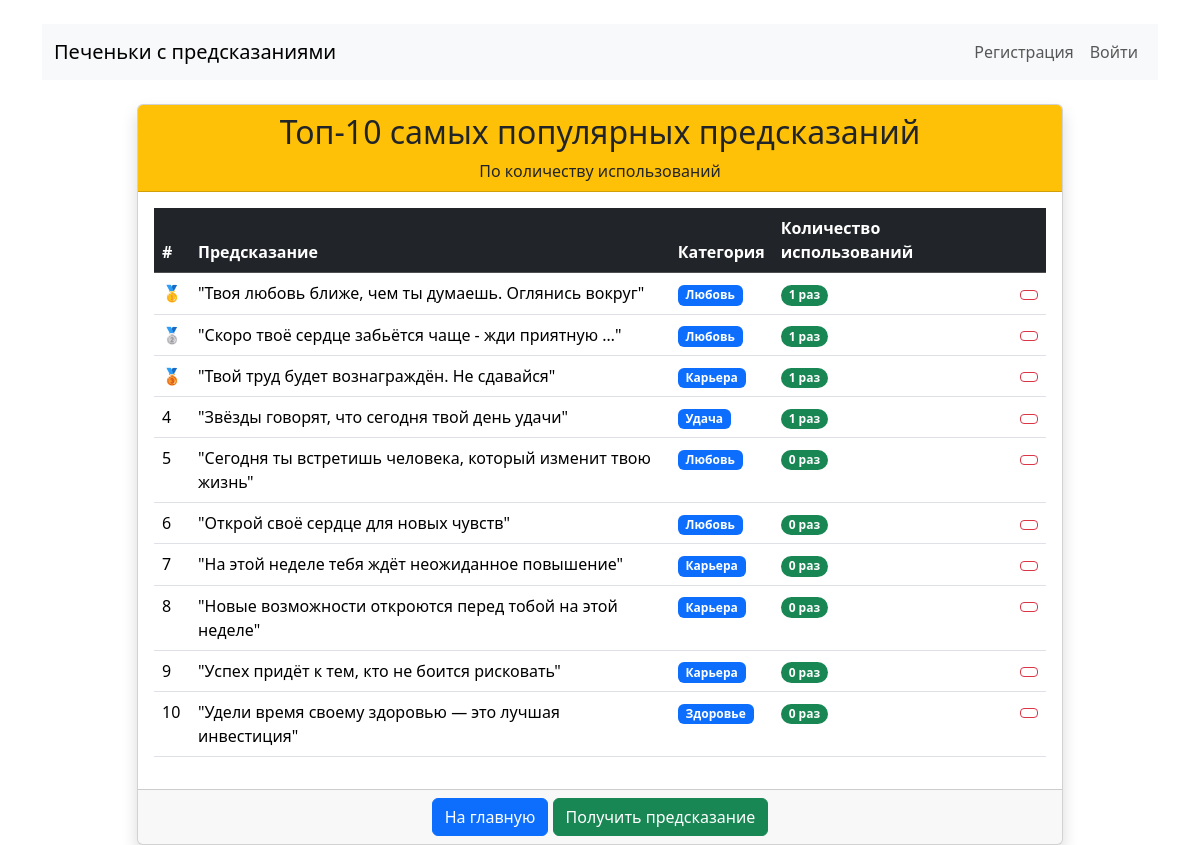
The page /top/ on the database its author committed.
### predictions/models.py (models this page shows, shortened)
class FortuneCookie(models.Model):
    text = models.TextField(verbose_name="Текст предсказания")
    category = models.ForeignKey(
        'Category',
        on_delete=models.CASCADE,
        related_name='cookies',
        verbose_name="Категория"
    )
    created_by = models.ForeignKey(
        'users.CustomUser',
        on_delete=models.SET_NULL,
        null=True,
        blank=True,
        verbose_name="Создано пользователем"
    )
    is_active = models.BooleanField(default=True, verbose_name="Активно")
    created_at = models.DateTimeField(auto_now_add=True, verbose_name="Дата создания")
    usage_count = models.PositiveIntegerField(default=0, verbose_name="Количество использований")
    class Meta:
        verbose_name = "Печенье с предсказанием"
        verbose_name_plural = "Печеньки с предсказаниями"

class Category(models.Model):
    name = models.CharField(max_length=50, verbose_name="Название")
    description = models.TextField(blank=True, verbose_name="Описание")
    class Meta:
        verbose_name = "Категория"
        verbose_name_plural = "Категории"

### predictions/views.py (the view)
# urls.py: path('top/', views.top_cookies, name='top_cookies'),
def top_cookies(request):
    top_list = FortuneCookie.objects.filter(is_active=True).order_by('-usage_count')[:10]
    context = {
        'top_cookies': top_list,
    }
    return render(request, 'top_cookies.html', context)

### predictions/templates/top_cookies.html (shortened to what this page needs)
{% extends 'base.html' %}
{% block content %}
<div class="row justify-content-center">
    <div class="col-md-10">
        <div class="card shadow">
            <div class="card-header bg-warning text-dark text-center">
                <h2>Топ-10 самых популярных предсказаний</h2>
                <p class="mb-0">По количеству использований</p>
            </div>
            <div class="card-body">
                {% if top_cookies %}
                    <div class="table-responsive">
                        <table class="table table-hover">
                            <thead class="table-dark">
                                <tr>
                                    <th>#</th>
                                    <th>Предсказание</th>
                                    <th>Категория</th>
                                    <th>Количество использований</th>
                                    <th></th>
                                </tr>
                            </thead>
                            <tbody>
                                {% for cookie in top_cookies %}
                                <tr>
                                    <td>
                                        {% if forloop.counter == 1 %}
                                            🥇
                                        {% elif forloop.counter == 2 %}
                                            🥈
                                        {% elif forloop.counter == 3 %}
                                            🥉
                                        {% else %}
                                            {{ forloop.counter }}
                                        {% endif %}
                                    </td>
                                    <td>"{{ cookie.text|truncatewords:8 }}"</td>
                                    <td><span class="badge bg-primary">{{ cookie.category.name }}</span></td>
                                    <td>
                                        <span class="badge bg-success rounded-pill">
                                            {{ cookie.usage_count }} раз
                                        </span>
                                    </td>
                                    <td>
                                        <a href="{% url 'add_to_favorites' cookie.id %}?next={{ request.path }}"
                                           class="btn btn-sm btn-outline-danger">
                                        </a>
                                    </td>
                                </tr>
                                {% endfor %}
                            </tbody>
                        </table>
                    </div>
                {%else %}
                    <div class="alert alert-info text-center">
                        <h5>Пока нет предсказаний</h5>
                        <p>Добавьте предсказания через админку</p>
                    </div>
                {% endif %}
            </div>
            <div class="card-footer text-center">
                <a href="{% url 'home' %}" class="btn btn-primary">На главную</a>
                <a href="{% url 'get_prediction' %}" class="btn btn-success">Получить предсказание</a>
            </div>
        </div>
    </div>
</div>
{% endblock %}

### rows shown on the page
FortuneCookie: text "Твоя любовь ближе, чем ты думаешь. Оглянись вокруг", category.name "Любовь", usage_count "1"
FortuneCookie: text "Скоро твоё сердце забьётся чаще - жди приятную …", category.name "Любовь", usage_count "1"
FortuneCookie: text "Твой труд будет вознаграждён. Не сдавайся", category.name "Карьера", usage_count "1"
FortuneCookie: text "Звёзды говорят, что сегодня твой день удачи", category.name "Удача", usage_count "1"
FortuneCookie: text "Сегодня ты встретишь человека, который изменит твою жизнь", category.name "Любовь", usage_count "0"
FortuneCookie: text "Открой своё сердце для новых чувств", category.name "Любовь", usage_count "0"
FortuneCookie: text "На этой неделе тебя ждёт неожиданное повышение", category.name "Карьера", usage_count "0"
FortuneCookie: text "Новые возможности откроются перед тобой на этой неделе", category.name "Карьера", usage_count "0"
FortuneCookie: text "Успех придёт к тем, кто не боится рисковать", category.name "Карьера", usage_count "0"
FortuneCookie: text "Удели время своему здоровью — это лучшая инвестиция", category.name "Здоровье", usage_count "0"
